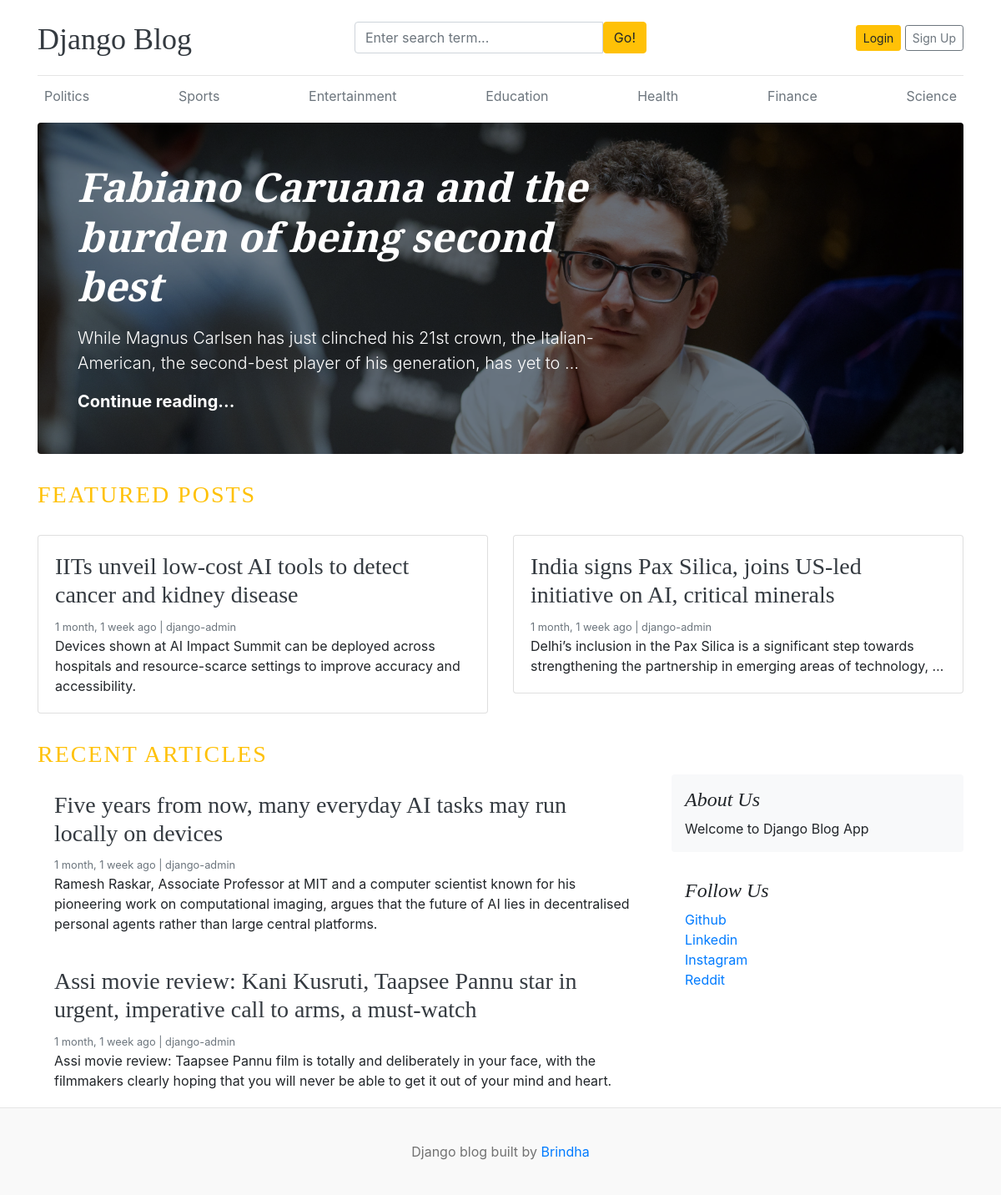
The page / on the database its author committed.
### blogs/models.py (models this page shows, shortened)
class Category(models.Model):
    category_name = models.CharField(max_length=50, unique = True)
    created_at = models.DateTimeField(auto_now_add=True)
    updated_at = models.DateTimeField(auto_now=True)
    class Meta:
        verbose_name_plural = 'categories'

class Blog(models.Model):
    title = models.CharField(max_length=100, unique=True)
    slug = models.SlugField(max_length = 200, blank = True)
    category = models.ForeignKey(Category, on_delete=models.CASCADE)
    author = models.ForeignKey(User, on_delete=models.CASCADE)
    featured_image = models.ImageField(upload_to='uploads/%Y/%m/%d')
    short_description = models.TextField(max_length=500)
    blog_content = models.TextField(max_length=2000)
    status = models.CharField(max_length=20, choices=STATUS_CHOICES, default="Draft")
    is_featured = models.BooleanField(default=False)
    created_at = models.DateTimeField(auto_now_add=True)
    updated_at = models.DateTimeField(auto_now=True)

class About(models.Model):
    title = models.CharField(max_length=50)
    about_content = models.TextField(max_length=200)
    class Meta:
        verbose_name_plural = 'about'

class SocialLinks(models.Model):
    platform = models.CharField(max_length=50)
    link = models.URLField(max_length=100)
    created_at = models.DateTimeField(auto_now_add=True)
    updated_at = models.DateTimeField(auto_now=True)
    class Meta:
        verbose_name_plural = 'social links'

### blog_app/views.py (the view)
# urls.py: 2. Add a URL to urlpatterns:  path('', views.home, name='home')
def home(request):
    featured_posts = Blog.objects.filter(is_featured = True, status='Published').order_by('-updated_at')
    posts = Blog.objects.filter(is_featured = False, status='Published')
    about = About.objects.get()
    context = {
        "featured_posts": featured_posts,
        "posts": posts,
        "about": about,
    }
    return render(request, 'home.html', context)

### blogs/context_processors.py (called while the page is built)
def get_categories(request):
    categories = Category.objects.all()
    return dict(categories=categories)

def get_links(request):
    social_links = SocialLinks.objects.all()
    return dict(social_links=social_links)

### templates/home.html
{% extends 'base.html' %}
{% block content %}
  {% for post in featured_posts %}
    {% if forloop.first %}
      <div class="jumbotron p-3 p-md-5 text-white rounded bg-dark" style="background-image: url({{ post.featured_image.url }});background-blend-mode: overlay;background-size:cover;">
        <div class="col-md-8 px-0">
          <h1 class="display-4 font-italic"><a href="{% url 'single_blog' post.slug %}" class="text-white font-weight-bold">{{ post.title }}</a></h1>
          <p class="lead my-3">{{ post.short_description | truncatewords:20 }}</p>
          <p class="lead mb-0"><a href="{% url 'single_blog' post.slug %}" class="text-white font-weight-bold">Continue reading...</a></p>
        </div>
      </div>
    {% endif %}
  {% endfor %}
  <h3 class="text-uppercase text-warning" style="letter-spacing: 2px;">Featured Posts</h3>
  <br>
  <div class="row mb-2">
    {% for post in featured_posts %}
      {% if not forloop.first %}
        <div class="col-md-6">
          <div class="card border-1" >
            <div class="card-body">
              <h3><a href="{% url 'single_blog' post.slug %}" class="text-dark">{{ post.title }}</a></h3>
              <small class="mb-1 text-muted">{{ post.created_at | timesince}} ago | {{ post.author }}</small>
              <p class="card-text">{{ post.short_description | truncatewords:19 }}</p>
            </div>
          </div>
        </div>
      {% endif %}
    {% endfor %}
  </div>
  <br>
  <h3 class="text-uppercase text-warning" style="letter-spacing: 2px;">Recent Articles</h3>
  <main role="main" class="container p-0">
    <div class="row">
      <div class="col-md-8 blog-main">
        {% for post in posts %}
          <div class="card border-0" >
            <div class="card-body">
              <h3><a href="{% url 'single_blog' post.slug %}" class="text-dark">{{ post.title }}</a></h3>
              <small class="mb-1 text-muted">{{ post.created_at | timesince}} ago | {{ post.author }}</small>
              <p class="card-text">{{ post.short_description | truncatewords:50 }}</p>
            </div>
          </div>
        {% endfor %}
      </div>
      <aside class="col-md-4 blog-sidebar">
        <div class="p-3 mb-3 bg-light rounded">
          <h4 class="font-italic">{{ about.title }}</h4>
          <p class="mb-0">{{ about.about_content }}</p>
        </div>
        <div class="p-3">
          {% if social_links %}
          <h4 class="font-italic">Follow Us</h4>
          <ol class="list-unstyled">
            {% for i in social_links %}
            <li><a href="{{ i.link }}" target="_blank">{{ i.platform }}</a></li>
            {% endfor %}
          </ol>
          {% endif %}
        </div>
      </aside>
    </div>
  </main>
</div>
{% endblock %}

### templates/base.html (shortened to what this page needs)
{% load static %}
<!DOCTYPE html>
<html lang="en">
<head>
    <link href="https://getbootstrap.com/docs/4.0/dist/css/bootstrap.min.css" rel="stylesheet">
    <link href="{% static 'css/blog.css' %}" rel="stylesheet">
    <link rel="stylesheet" href="https://cdnjs.cloudflare.com/ajax/libs/font-awesome/4.7.0/css/font-awesome.min.css">
  </head>
<body>
    <div class="container">
      <header class="blog-header py-3">
        <div class="row flex-nowrap justify-content-between align-items-center">
          <div class="col-4 pt-1">
            <a class="blog-header-logo text-dark" href="/">Django Blog</a>
          </div>
          <div class="col-4">
            <form action="{% url 'search' %}" method="GET">
              <div class="input-group">
                  <input class="form-control" type="text" name="keyword" placeholder="Enter search term..." aria-label="Enter search term..." aria-describedby="button-search" />
                  <button type="submit" class="btn btn-warning" id="button-search" type="button">Go!</button>
              </div>
            </form>
          </div>
          <div class="col-4 d-flex justify-content-end align-items-center">
            {% if user.is_authenticated %}
              <span><a href="{% url 'dashboard' %}">{{ user }}, Dashboard</a></span>
              &emsp;
              <span><a href="{% url 'logout' %}">Logout</a></span>
            {% else %}
            <a class="btn btn-sm btn-warning" href="{% url 'login'%}">Login</a> &nbsp;
            <a class="btn btn-sm btn-outline-secondary" href="{% url 'register' %}">Sign Up</a>
            {% endif %}
          </div>
        </div>
      </header>
      <div class="nav-scroller py-1 mb-2">
        <nav class="nav d-flex justify-content-between">
          {% for category in categories %}
          <a class="p-2 text-muted" href="{% url 'post_by_category' category.id %}">{{ category.category_name }}</a>
          {% endfor %}
        </nav>
      </div>
{% block content%}
{% endblock %}
<footer class="blog-footer">
  <p>Django blog built by <a href="#">Brindha</a></p>
</footer>
</body>
</html>

### blog_app/static/css/blog.css (style rules this page uses)
.blog-header { border-bottom: 1px solid #e5e5e5; }
.blog-header-logo { font-family: "Playfair Display", Georgia, "Times New Roman", serif; font-size: 2.25rem; }
h1, h2, h3, h4, h5, h6 { font-family: "Playfair Display", Georgia, "Times New Roman", serif; }
.display-4 { font-size: 2.5rem; }
@media (min-width: 768px) { .display-4 { font-size: 3rem; } }
.blog-footer { padding: 2.5rem 0; color: #727272; text-align: center; background-color: #f9f9f9; border-top: .05rem solid #e5e5e5; }
.blog-footer p:last-child { margin-bottom: 0; }

### rows shown on the page
Category: category_name "Politics"
Category: category_name "Sports"
Category: category_name "Entertainment"
Category: category_name "Education"
Category: category_name "Health"
Category: category_name "Finance"
Category: category_name "Science"
Blog: featured_image (picture), title "Fabiano Caruana and the burden of being second best", short_description "While Magnus Carlsen has just clinched his 21st crown, the Italian-American, the second-best player of his generation, has yet to …"
Blog: title "IITs unveil low-cost AI tools to detect cancer and kidney disease", created_at "1 month, 1 week", author "django-admin", short_description "Devices shown at AI Impact Summit can be deployed across hospitals and resource-scarce settings to improve accuracy and accessibility."
Blog: title "India signs Pax Silica, joins US-led initiative on AI, critical minerals", created_at "1 month, 1 week", author "django-admin", short_description "Delhi’s inclusion in the Pax Silica is a significant step towards strengthening the partnership in emerging areas of technology, …"
Blog: title "Five years from now, many everyday AI tasks may run locally on devices", created_at "1 month, 1 week", author "django-admin", short_description "Ramesh Raskar, Associate Professor at MIT and a computer scientist known for his pioneering work on computational imaging, argues that the future of AI lies in decentralised personal agents rather than large central platforms."
Blog: title "Assi movie review: Kani Kusruti, Taapsee Pannu star in urgent, imperative call to arms, a must-watch", created_at "1 month, 1 week", author "django-admin", short_description "Assi movie review: Taapsee Pannu film is totally and deliberately in your face, with the filmmakers clearly hoping that you will never be able to get it out of your mind and heart."
About: title "About Us", about_content "Welcome to Django Blog App"
SocialLinks: platform "Github"
SocialLinks: platform "Linkedin"
SocialLinks: platform "Instagram"
SocialLinks: platform "Reddit"
